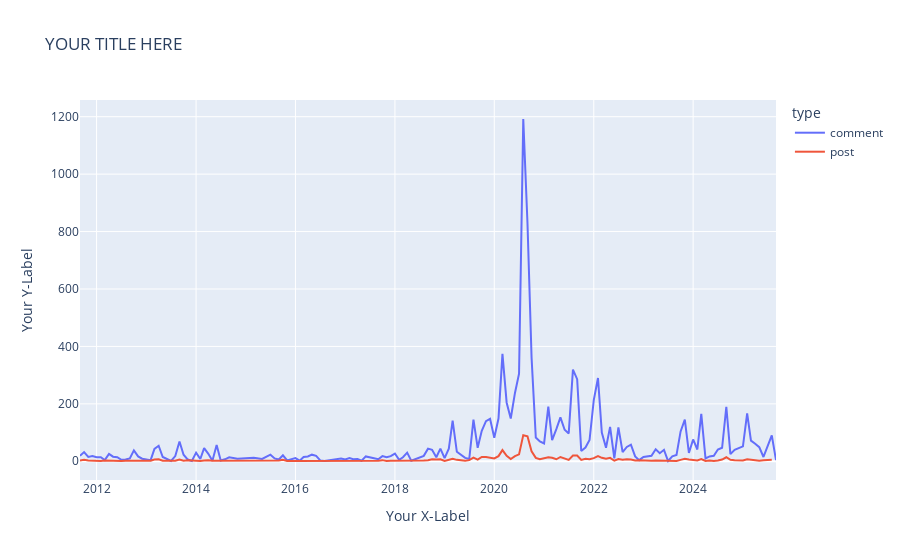

The notebook cell this image was saved under:
### Markdown cell above
### Customizing your chart: Markers

Like most major libraries, Plotly has extensive documentation. 
You can use this documentation to figure out most things. Let's see if we can add markers to our chart. The example is here: [add markers](https://plotly.com/python/line-charts/#line-charts-with-markers)

### Code cell
fig_modified = px.line(
    monthly_counts,
    x="year_month",
    y="count",
    color="type",
    title="YOUR TITLE HERE",
    labels={"count": "Your Y-Label", "year_month": "Your X-Label"},
    #modify code to add markers (see link above)
)

fig_modified.show()

### Figure 1 — Plotly figure (JSON) as saved in the notebook; plotly's stock layout.template omitted (floating-point values rounded to 4 significant figures; data arrays with more than 128 entries replaced by an {"elided": "..."} marker saying what was removed)
{"data": [{"hovertemplate": "type=comment<br>Your X-Label=%{x}<br>Your Y-Label=%{y}<extra></extra>", "legendgroup": "comment", "line": {"color": "#636efa", "dash": "solid"}, "marker": {"symbol": "circle"}, "mode": "lines", "name": "comment", "orientation": "v", "showlegend": true, "type": "scatter", "x": {"elided": "150 str values"}, "xaxis": "x", "y": {"elided": "150 int values"}, "yaxis": "y"}, {"hovertemplate": "type=post<br>Your X-Label=%{x}<br>Your Y-Label=%{y}<extra></extra>", "legendgroup": "post", "line": {"color": "#EF553B", "dash": "solid"}, "marker": {"symbol": "circle"}, "mode": "lines", "name": "post", "orientation": "v", "showlegend": true, "type": "scatter", "x": {"elided": "143 str values"}, "xaxis": "x", "y": {"elided": "143 int values"}, "yaxis": "y"}], "layout": {"legend": {"title": {"text": "type"}, "tracegroupgap": 0}, "title": {"text": "YOUR TITLE HERE"}, "xaxis": {"anchor": "y", "domain": [0, 1], "title": {"text": "Your X-Label"}}, "yaxis": {"anchor": "x", "domain": [0, 1], "title": {"text": "Your Y-Label"}}}}
